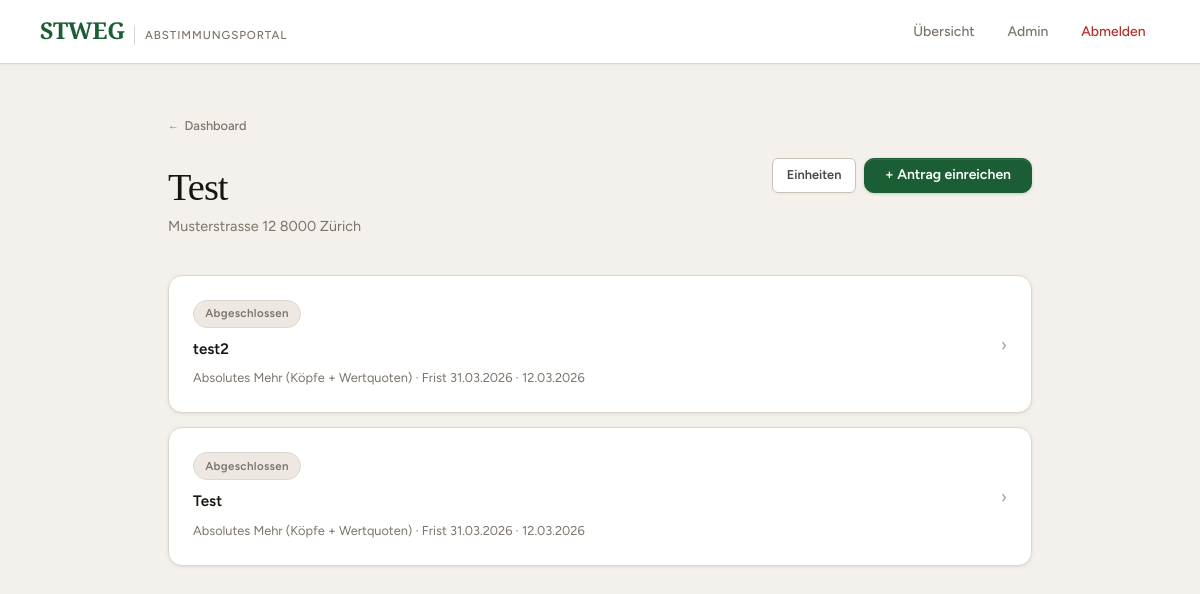
Page /community/1/ (signed in) on the earlier database version.
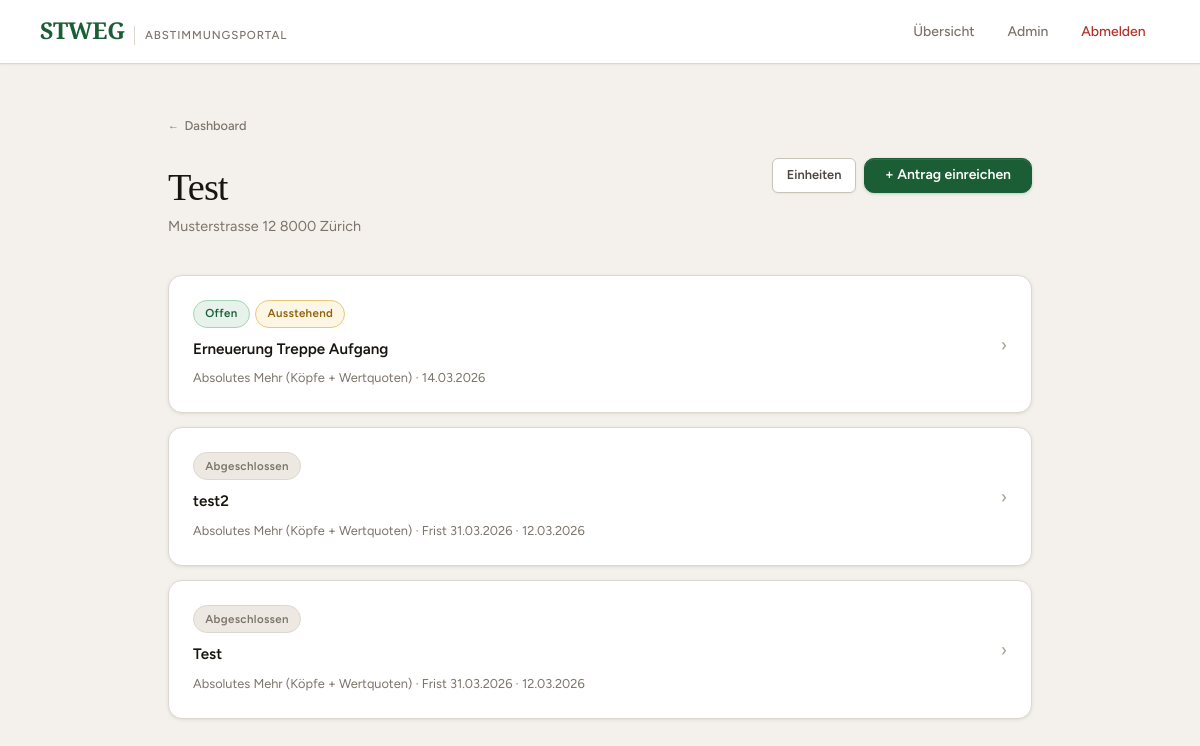
Same page on the later database version.
### voting/models.py (models this page shows, shortened)
class Proposal(models.Model):
    class Status(models.TextChoices):
        DRAFT  = 'draft',  'Entwurf'
        OPEN   = 'open',   'Offen'
        CLOSED = 'closed', 'Abgeschlossen'
    class MajorityType(models.TextChoices):
        SIMPLE    = 'simple',    'Einfaches Mehr (nur Köpfe)'
        ABSOLUTE  = 'absolute',  'Absolutes Mehr (Köpfe + Wertquoten)'
        QUALIFIED = 'qualified', 'Qualifiziertes Mehr (2/3 Köpfe + 2/3 Wertquoten)'
        UNANIMOUS = 'unanimous', 'Einstimmigkeit (alle Eigentümer müssen Ja stimmen)'
    community     = models.ForeignKey(Community, on_delete=models.CASCADE, related_name='proposals')
    created_by    = models.ForeignKey(
        User, on_delete=models.SET_NULL, null=True, related_name='created_proposals',
    )
    title         = models.CharField(max_length=300, verbose_name="Titel")
    description   = models.TextField(verbose_name="Beschreibung")
    majority_type = models.CharField(
        max_length=10, choices=MajorityType.choices, default=MajorityType.ABSOLUTE,
        verbose_name="Mehrheitsart",
    )
    status     = models.CharField(max_length=10, choices=Status.choices, default=Status.DRAFT)
    created_at = models.DateTimeField(auto_now_add=True)
    opened_at  = models.DateTimeField(null=True, blank=True)
    closed_at  = models.DateTimeField(null=True, blank=True)
    deadline   = models.DateTimeField(null=True, blank=True, verbose_name="Abstimmungsfrist")
    def open(self):
        self.status    = self.Status.OPEN
        self.opened_at = timezone.now()
        self.save()
    class Meta:
        verbose_name        = "Antrag"
        verbose_name_plural = "Anträge"
        ordering            = ['-created_at']

### voting/views.py (the view, shortened to what this page needs)
@login_required
def proposal_list(request, community_id):
    community = get_object_or_404(Community, id=community_id)
    if not community.can_manage(request.user):
        messages.error(request, "Kein Zugang.")
        return redirect('voting:dashboard')
    is_admin_flag = community.is_admin(request.user)
    if is_admin_flag:
        proposals = community.proposals.all()
    user_units  = Unit.objects.filter(owner=request.user, community=community)
    voted_ids   = set(Vote.objects.filter(unit__in=user_units).values_list('proposal_id', flat=True))
    fully_voted_ids = set()
    for proposal in proposals:
        uc = user_units.count()
        vc = Vote.objects.filter(proposal=proposal, unit__in=user_units).count()
        if uc > 0 and vc >= uc:
            fully_voted_ids.add(proposal.id)
    return render(request, 'voting/proposal_list.html', {
        'community':       community,
        'proposals':       proposals,
        'voted_ids':       voted_ids,
        'fully_voted_ids': fully_voted_ids,
        'is_admin':        is_admin_flag,
        'my_units':        user_units,
    })

### voting/models.py (called while the page is built)
    def can_manage(self, user):
        return (
            self.units.filter(owner=user).exists()
            or self.created_by == user
            or user.is_staff
            or self.memberships.filter(user=user).exists()
        )

    def is_admin(self, user):
        return (
            self.created_by == user
            or user.is_staff
            or self.memberships.filter(
                user=user, role=CommunityMembership.Role.MANAGER
            ).exists()
        )

### voting/templates/voting/proposal_list.html (shortened to what this page needs)
{% extends "voting/base.html" %}
{% block content %}
<div class="page-header flex-between">
    <div>
        <a href="{% url 'voting:dashboard' %}" class="back-link">Dashboard</a>
        <h1>{{ community.name }}</h1>
        <p>{{ community.address }}</p>
    </div>
    <div class="flex gap-1">
        {% if is_admin %}
        <a href="{% url 'voting:unit_manage' community.id %}" class="btn btn-outline btn-sm">Einheiten</a>
        {% endif %}
        <a href="{% url 'voting:proposal_create' community.id %}" class="btn btn-primary">+ Antrag einreichen</a>
    </div>
</div>
{% if proposals %}
{% for proposal in proposals %}
<a href="{% url 'voting:proposal_detail' proposal.pk %}" class="card-link">
    <div class="card card-interactive">
        <div class="flex-between items-center">
            <div style="flex:1;min-width:0;">
                <div class="flex items-center gap-xs" style="margin-bottom:0.55rem;flex-wrap:wrap;">
                    {% if proposal.status == 'open' %}
                        <span class="badge badge-open">Offen</span>
                        {% if proposal.id in fully_voted_ids %}
                            <span class="badge badge-done">Abgestimmt</span>
                        {% elif proposal.id in voted_ids %}
                            <span class="badge badge-pending">Teilweise abgestimmt</span>
                        {% else %}
                            <span class="badge badge-pending">Ausstehend</span>
                        {% endif %}
                    {% elif proposal.status == 'draft' %}
                        <span class="badge badge-draft">Entwurf</span>
                        {% if proposal.created_by == request.user and not is_admin %}
                            <span class="badge badge-pending" style="font-size:0.72rem;">⏳ Wartet auf Freigabe</span>
                        {% endif %}
                    {% else %}
                        <span class="badge badge-closed">Abgeschlossen</span>
                    {% endif %}
                </div>
                <div class="card-title">{{ proposal.title }}</div>
                <div class="card-meta" style="margin-top:0.2rem;">
                    {{ proposal.get_majority_type_display }}
                    {% if proposal.deadline %} &middot; Frist {{ proposal.deadline|date:"d.m.Y" }}{% endif %}
                    &middot; {{ proposal.created_at|date:"d.m.Y" }}
                </div>
            </div>
            <span style="color:var(--border-strong);font-size:1.1rem;margin-left:1rem;flex-shrink:0;">&rsaquo;</span>
        </div>
    </div>
</a>
{% endfor %}
{% endif %}
{% endblock %}

Differences in the rows shown:
added Proposal: status "Offen", title "Erneuerung Treppe Aufgang", majority_type "Absolutes Mehr (Köpfe + Wertquoten)", created_at "14.03.2026"
